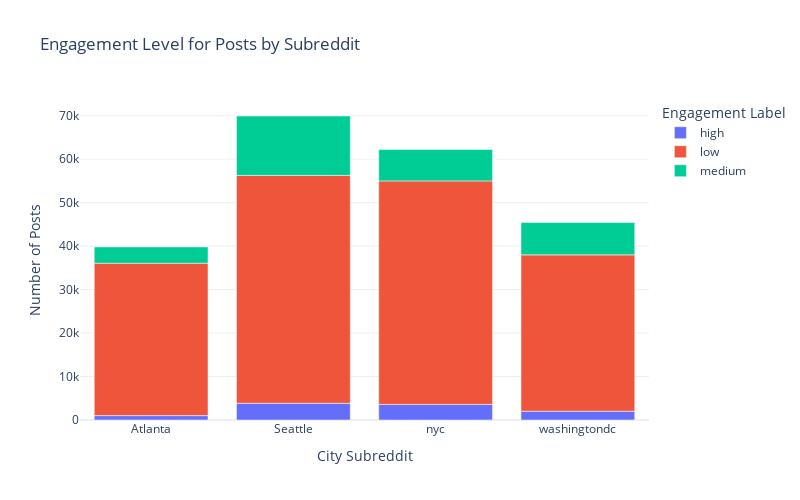

Notebook source saved alongside this figure:
### Code cell
# Make barplot in Plotly
fig3 = px.bar(engagement_counts, x="subreddit", y="count", color="engagement_label", template='plotly_white',
             labels={"engagement_label": "Engagement Label", "count": "Number of Posts", 'subreddit': 'City Subreddit'},
             title="Engagement Level for Posts by Subreddit")
# Update size
fig3.update_layout(height=500, width=800)

### Figure 1 — Plotly figure (JSON) as saved in the notebook; plotly's stock layout.template omitted (floating-point values rounded to 4 significant figures)
{"data": [{"alignmentgroup": "True", "hovertemplate": "Engagement Label=high<br>City Subreddit=%{x}<br>Number of Posts=%{y}<extra></extra>", "legendgroup": "high", "marker": {"color": "#636efa", "pattern": {"shape": ""}}, "name": "high", "offsetgroup": "high", "orientation": "v", "showlegend": true, "textposition": "auto", "type": "bar", "x": ["Atlanta", "Seattle", "nyc", "washingtondc"], "xaxis": "x", "y": [1010, 3855, 3588, 2023], "yaxis": "y"}, {"alignmentgroup": "True", "hovertemplate": "Engagement Label=low<br>City Subreddit=%{x}<br>Number of Posts=%{y}<extra></extra>", "legendgroup": "low", "marker": {"color": "#EF553B", "pattern": {"shape": ""}}, "name": "low", "offsetgroup": "low", "orientation": "v", "showlegend": true, "textposition": "auto", "type": "bar", "x": ["Atlanta", "Seattle", "nyc", "washingtondc"], "xaxis": "x", "y": [35055, 52403, 51408, 35961], "yaxis": "y"}, {"alignmentgroup": "True", "hovertemplate": "Engagement Label=medium<br>City Subreddit=%{x}<br>Number of Posts=%{y}<extra></extra>", "legendgroup": "medium", "marker": {"color": "#00cc96", "pattern": {"shape": ""}}, "name": "medium", "offsetgroup": "medium", "orientation": "v", "showlegend": true, "textposition": "auto", "type": "bar", "x": ["Atlanta", "Seattle", "nyc", "washingtondc"], "xaxis": "x", "y": [3750, 13665, 7237, 7439], "yaxis": "y"}], "layout": {"barmode": "relative", "height": 500, "legend": {"title": {"text": "Engagement Label"}, "tracegroupgap": 0}, "title": {"text": "Engagement Level for Posts by Subreddit"}, "width": 800, "xaxis": {"anchor": "y", "domain": [0, 1], "title": {"text": "City Subreddit"}}, "yaxis": {"anchor": "x", "domain": [0, 1], "title": {"text": "Number of Posts"}}}}
